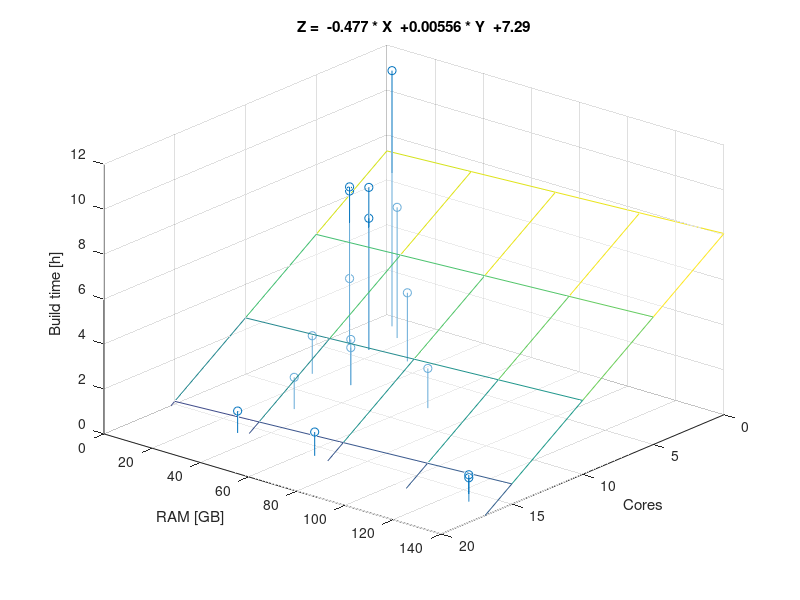
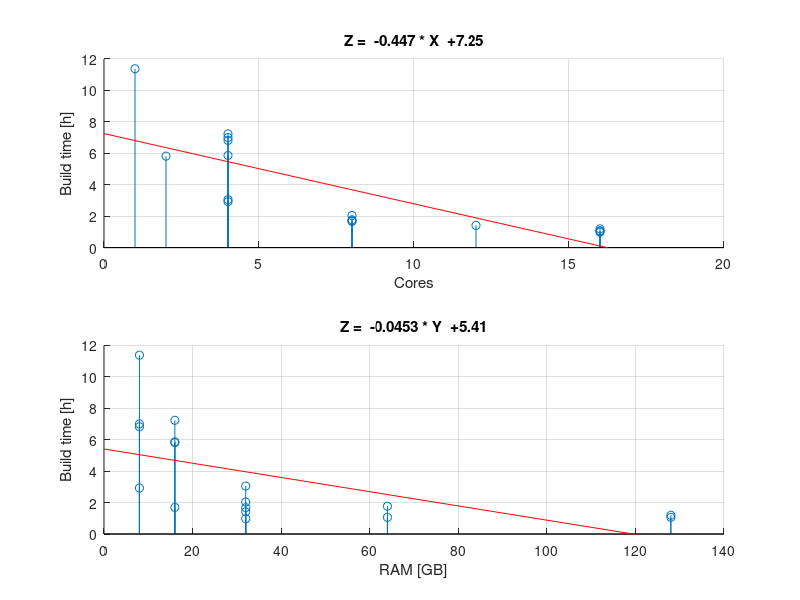

MATLAB code to generate these figures, in order:
#!/usr/bin/env octave-cli

data = [
%                             HD
%                      Total  SSD  Avail. Used
%   Machine Cores GHz  RAM_GB NVMe RAM_GB Swap_GB Image_s SDK_s
    1       4     3.0  16     0    10     0       14315   6784
    2       4     2.0  16     1    14     0       15404   10638
    3.1     4     2.2  8      1    7.2    0       15133   10079
    4.1     4     1.6  8      0    7.3    0       14631   9926
    1001    16    2.0  64     2    61     0       2194    1620
    1002    8     2.0  64     2    62     0       3668    2691
    1003    16    2.0  32     2    30     0       1950    1561
    1004    8     2.0  32     2    30     0       3539    2481
    1005    4     2.0  32     2    30     0       6507    4483
    1006    8     2.0  16     2    15     0       3576    2522
    1007    4     2.0  8      2    7.3    0       6139    4389
    1008    2     2.0  16     2    15     0       12573   8367
    1009    1     2.0  8      2    7.3    0       24870   16095
    1010    12    4.0  32     1    30     0       2973    2116
    1011    8     3.8  32     1    30     0       4329    3006
    1012    16    3.7  128    2    124    0       2214    1602
    1013    16    3.2  128    2    124    0       2471    1824
];

machine = data(:,1);
cores = data(:,2);
ghz = data(:,3);
total_ram = data(:,4);
ssd = data(:,5);
avail_ram = data(:,6);
used_swap = data(:,7);
time_image = data(:,8) / 3600;
time_sdk = data(:,9) / 3600;

core_ghz = cores .* 1;
ram = total_ram;
time = time_image + time_sdk;

hm = @(x)([floor(x) round((x-floor(x))*60)]);

%%%%%%%%%%%%%%%%%%%%%%%%%%%%%%%%%%%%%%%%%%%%%%%%%%%%%%%%%%%%%%%%%%%%%%%%
% Figure 1
%%%%%%%%%%%%%%%%%%%%%%%%%%%%%%%%%%%%%%%%%%%%%%%%%%%%%%%%%%%%%%%%%%%%%%%%

figure(1),clf
hold on

stem3(core_ghz, ram, time, 'o')
xmin = xlim()(1);
xmax = xlim()(2);
ymin = ylim()(1);
ymax = ylim()(2);
nticks = min(length(xticks()),length(yticks()));

% Best plane fit to the points
% https://www.mathworks.com/matlabcentral/answers/448708-plane-fitting-a-3d-scatter-plot
x = core_ghz;
y = ram;
z = time;
B = [x(:) y(:) ones(size(x(:)))] \ z(:);
xv = linspace(xmin, xmax, nticks)';
yv = linspace(ymin, ymax, nticks)';
[X,Y] = meshgrid(xv, yv);
Z = reshape([X(:), Y(:), ones(size(X(:)))] * B, numel(xv), []);
mesh(X, Y, Z, 'FaceAlpha', 0.4)

% No negative build time
axis([axis() 0 ceil(max(time))])

eq_1 = sprintf('Z =  %+.3g * X  %+.3g * Y  %+.3g', B);
title(eq_1)
xlabel('Cores')
ylabel('RAM [GB]')
zlabel('Build time [h]')
az = 180 - 50;
el = 30;
view(az, el)
grid on

hold off

print images/figure1.svg

%%%%%%%%%%%%%%%%%%%%%%%%%%%%%%%%%%%%%%%%%%%%%%%%%%%%%%%%%%%%%%%%%%%%%%%%
% Figure 2.a
%%%%%%%%%%%%%%%%%%%%%%%%%%%%%%%%%%%%%%%%%%%%%%%%%%%%%%%%%%%%%%%%%%%%%%%%

figure(2),clf

subplot(2,1,1)
hold on

stem(core_ghz, time, 'o')
xmin = xlim()(1);
xmax = xlim()(2);

% Best line fit to the points
% https://www.mathworks.com/matlabcentral/answers/377139-how-to-plot-best-fit-line
x = core_ghz;
y = time;
B = polyfit(x, y, 1);
X = linspace(xmin, xmax, 2);
Z = polyval(B , X);
plot(X, Z, 'r-');

% No negative build time
a = axis(); a(3) = 0; a(4) = ceil(max(time)); axis(a)

eq_2a = sprintf('Z =  %+.3g * X  %+.3g', B);
title(eq_2a)
xlabel('Cores')
ylabel('Build time [h]')
grid on

hold off

%%%%%%%%%%%%%%%%%%%%%%%%%%%%%%%%%%%%%%%%%%%%%%%%%%%%%%%%%%%%%%%%%%%%%%%%
% Figure 2.b
%%%%%%%%%%%%%%%%%%%%%%%%%%%%%%%%%%%%%%%%%%%%%%%%%%%%%%%%%%%%%%%%%%%%%%%%

subplot(2,1,2)
hold on

stem(ram, time, 'o')
xmin = xlim()(1);
xmax = xlim()(2);

% Best line fit to the points
x = ram;
y = time;
B = polyfit(x, y, 1);
Y = linspace(xmin, xmax, 2);
Z = polyval(B , Y);
plot(Y, Z, 'r-');

% No negative build time
a = axis(); a(3) = 0; a(4) = ceil(max(time)); axis(a)

eq_2b = sprintf(sprintf('Z =  %+.3g * Y  %+.3g', B));
title(eq_2b)
xlabel('RAM [GB]')
ylabel('Build time [h]')
grid on

hold off

print images/figure2.svg

%%%%%%%%%%%%%%%%%%%%%%%%%%%%%%%%%%%%%%%%%%%%%%%%%%%%%%%%%%%%%%%%%%%%%%%%
% Equations
%%%%%%%%%%%%%%%%%%%%%%%%%%%%%%%%%%%%%%%%%%%%%%%%%%%%%%%%%%%%%%%%%%%%%%%%

printf([eq_1 '\n'])
printf([eq_2a '\n'])
printf([eq_2b '\n'])
